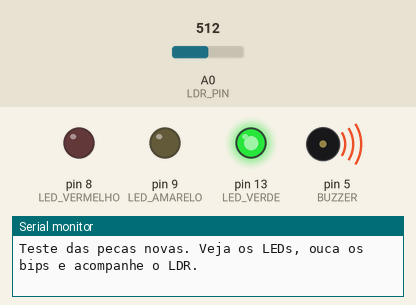
This sketch was run on a simulated Arduino Uno, built with avr-gcc and run on an emulated ATmega328P. On the bench: output pins drawn as LEDs (lit = HIGH), buzzer (waves = sounding, pin HIGH), the last lines printed to the serial monitor. The inputs (shaded band) are chosen by the test bench; at power-on: A0 (LDR_PIN) = 512.

Above: at 0.05 s.
At 0.4 s:
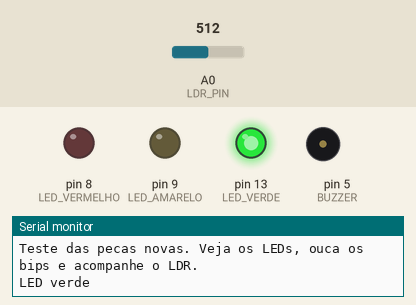
At 1.05 s:
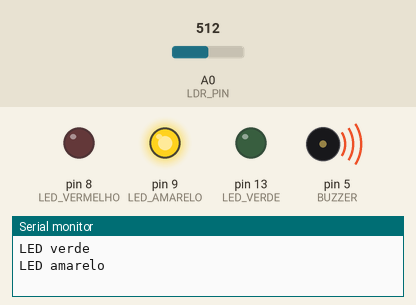
At 2.4 s:
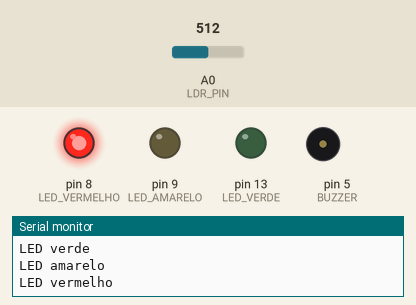
At 4.3 s:
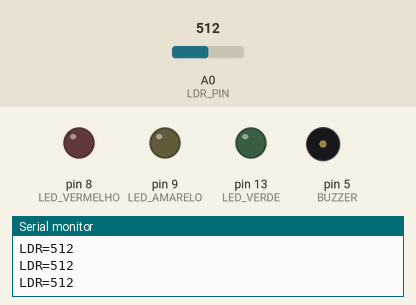
At 7.4 s:
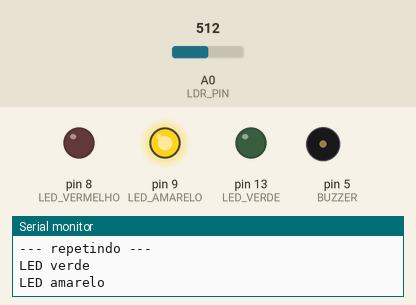
Timing chart, 0 to 7.8 s (numbered marks = the images above):
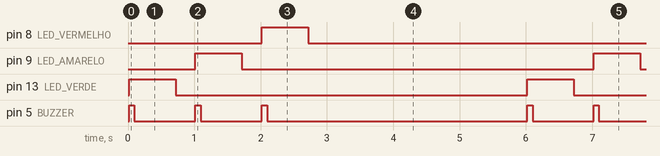

The sketch:

teste_perifericos.ino
```cpp
// TESTE DAS PECAS NOVAS: 3 LEDs, buzzer e LDR. Sem motores. Use so com o cabo USB.
// Abra o Monitor Serial em 9600. Repete em ciclo.
//   1) acende cada LED por ~1 s, com um bip curto no inicio
//   2) imprime 12 leituras do LDR: cubra o sensor com a mao e veja o valor CAIR

const int LED_VERDE = 13, LED_AMARELO = 9, LED_VERMELHO = 8;
const int BUZZER = 5;
const int LDR_PIN = A0;

void acender(int pino, const char* nome) {
  Serial.print(F("LED "));
  Serial.println(nome);
  digitalWrite(pino, HIGH);
  digitalWrite(BUZZER, HIGH); delay(80); digitalWrite(BUZZER, LOW);
  delay(620);
  digitalWrite(pino, LOW);
  delay(300);
}

void setup() {
  Serial.begin(9600);
  pinMode(LED_VERDE, OUTPUT); pinMode(LED_AMARELO, OUTPUT); pinMode(LED_VERMELHO, OUTPUT);
  pinMode(BUZZER, OUTPUT);
  Serial.println(F("Teste das pecas novas. Veja os LEDs, ouca os bips e acompanhe o LDR."));
}

void loop() {
  acender(LED_VERDE, "verde");
  acender(LED_AMARELO, "amarelo");
  acender(LED_VERMELHO, "vermelho");
  Serial.println(F("--- LDR: cubra com a mao e veja o valor cair ---"));
  for (int i = 0; i < 12; i++) {
    Serial.print(F("LDR="));
    Serial.println(analogRead(LDR_PIN));
    delay(250);
  }
  Serial.println(F("--- repetindo ---"));
}
```

Measured:
- by itself, pin 8 (LED_VERMELHO), pin 9 (LED_AMARELO), pin 13 (LED_VERDE): alternates HIGH for 0.70 s and LOW for 5.3 s
- by itself, pin 5 (BUZZER): repeats every 6.0 s: 2 × (LOW 0.92 s, HIGH 0.08 s), LOW 3.9 s, HIGH 0.08 s
- by itself, everything shown: repeats every 6.0 s, in 9 steps
